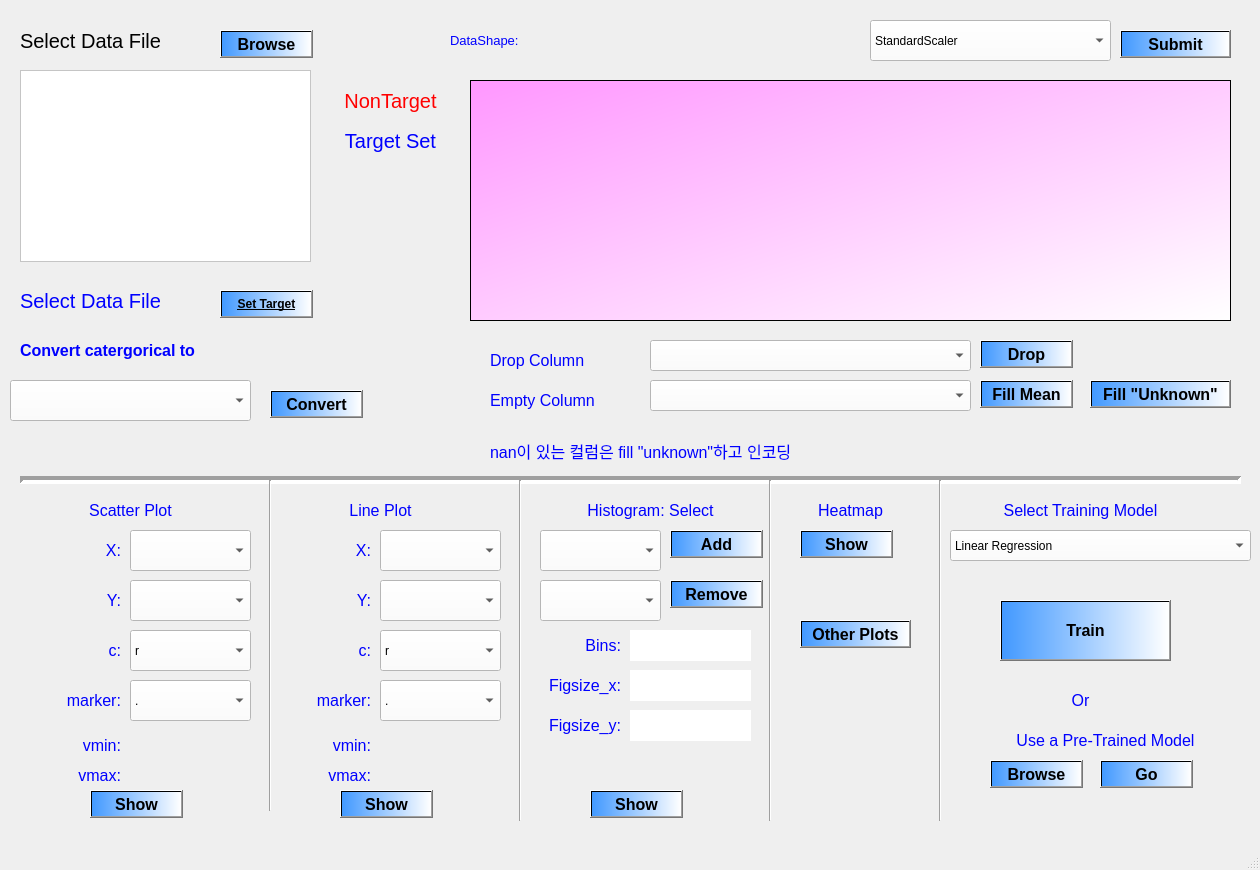
<?xml version="1.0" encoding="UTF-8"?>
<ui version="4.0">
 <class>MainWindow</class>
 <widget class="QMainWindow" name="MainWindow">
  <property name="geometry">
   <rect>
    <x>0</x>
    <y>0</y>
    <width>1260</width>
    <height>870</height>
   </rect>
  </property>
  <property name="windowTitle">
   <string>MainWindow</string>
  </property>
  <widget class="QWidget" name="centralwidget">
   <widget class="QLabel" name="label">
    <property name="geometry">
     <rect>
      <x>20</x>
      <y>20</y>
      <width>191</width>
      <height>41</height>
     </rect>
    </property>
    <property name="font">
     <font>
      <pointsize>15</pointsize>
     </font>
    </property>
    <property name="text">
     <string>Select Data File</string>
    </property>
   </widget>
   <widget class="QPushButton" name="Browse">
    <property name="geometry">
     <rect>
      <x>220</x>
      <y>30</y>
      <width>93</width>
      <height>28</height>
     </rect>
    </property>
    <property name="font">
     <font>
      <pointsize>12</pointsize>
      <weight>75</weight>
      <bold>true</bold>
      <underline>false</underline>
     </font>
    </property>
    <property name="styleSheet">
     <string notr="true">background-color: qlineargradient(spread:pad, x1:0, y1:0, x2:1, y2:0, stop:0 rgba(66, 153, 255, 255), stop:1 rgba(255, 255, 255, 255));</string>
    </property>
    <property name="text">
     <string>Browse</string>
    </property>
   </widget>
   <widget class="QListWidget" name="column_list">
    <property name="geometry">
     <rect>
      <x>20</x>
      <y>70</y>
      <width>291</width>
      <height>192</height>
     </rect>
    </property>
    <property name="styleSheet">
     <string notr="true">background-color: rgb(255, 255, 255);</string>
    </property>
   </widget>
   <widget class="QPushButton" name="Submit">
    <property name="geometry">
     <rect>
      <x>220</x>
      <y>290</y>
      <width>93</width>
      <height>28</height>
     </rect>
    </property>
    <property name="font">
     <font>
      <pointsize>9</pointsize>
      <weight>75</weight>
      <bold>true</bold>
      <underline>true</underline>
     </font>
    </property>
    <property name="styleSheet">
     <string notr="true">background-color: qlineargradient(spread:pad, x1:0, y1:0, x2:1, y2:0, stop:0 rgba(66, 153, 255, 255), stop:1 rgba(255, 255, 255, 255));</string>
    </property>
    <property name="text">
     <string>Set Target</string>
    </property>
   </widget>
   <widget class="QLabel" name="label_2">
    <property name="geometry">
     <rect>
      <x>20</x>
      <y>280</y>
      <width>191</width>
      <height>41</height>
     </rect>
    </property>
    <property name="font">
     <font>
      <pointsize>15</pointsize>
     </font>
    </property>
    <property name="styleSheet">
     <string notr="true">color: rgb(0, 0, 255);</string>
    </property>
    <property name="text">
     <string>Select Data File</string>
    </property>
   </widget>
   <widget class="QLabel" name="Nontarget_alarm">
    <property name="geometry">
     <rect>
      <x>310</x>
      <y>80</y>
      <width>161</width>
      <height>41</height>
     </rect>
    </property>
    <property name="font">
     <font>
      <pointsize>15</pointsize>
     </font>
    </property>
    <property name="styleSheet">
     <string notr="true">color: rgb(255, 0, 0);</string>
    </property>
    <property name="text">
     <string>NonTarget</string>
    </property>
    <property name="alignment">
     <set>Qt::AlignCenter</set>
    </property>
   </widget>
   <widget class="QLabel" name="target_col">
    <property name="geometry">
     <rect>
      <x>320</x>
      <y>160</y>
      <width>141</width>
      <height>41</height>
     </rect>
    </property>
    <property name="font">
     <font>
      <pointsize>15</pointsize>
     </font>
    </property>
    <property name="styleSheet">
     <string notr="true">color: rgb(0, 0, 255);</string>
    </property>
    <property name="text">
     <string/>
    </property>
    <property name="alignment">
     <set>Qt::AlignCenter</set>
    </property>
   </widget>
   <widget class="QTableView" name="tableView">
    <property name="geometry">
     <rect>
      <x>470</x>
      <y>80</y>
      <width>761</width>
      <height>241</height>
     </rect>
    </property>
    <property name="styleSheet">
     <string notr="true">background-color: qlineargradient(spread:pad, x1:0, y1:0, x2:1, y2:1, stop:0 rgba(255, 151, 255, 255), stop:1 rgba(255, 255, 255, 255));</string>
    </property>
   </widget>
   <widget class="QLabel" name="label_4">
    <property name="geometry">
     <rect>
      <x>450</x>
      <y>20</y>
      <width>141</width>
      <height>41</height>
     </rect>
    </property>
    <property name="font">
     <font>
      <pointsize>10</pointsize>
     </font>
    </property>
    <property name="styleSheet">
     <string notr="true">color: rgb(0, 0, 255);</string>
    </property>
    <property name="text">
     <string>DataShape:</string>
    </property>
   </widget>
   <widget class="QLabel" name="shape">
    <property name="geometry">
     <rect>
      <x>580</x>
      <y>20</y>
      <width>281</width>
      <height>41</height>
     </rect>
    </property>
    <property name="font">
     <font>
      <pointsize>10</pointsize>
     </font>
    </property>
    <property name="styleSheet">
     <string notr="true">color: rgb(0, 0, 255);</string>
    </property>
    <property name="text">
     <string/>
    </property>
   </widget>
   <widget class="QComboBox" name="scaler">
    <property name="geometry">
     <rect>
      <x>870</x>
      <y>20</y>
      <width>241</width>
      <height>41</height>
     </rect>
    </property>
    <property name="styleSheet">
     <string notr="true">background-color: rgb(255, 255, 255);</string>
    </property>
    <item>
     <property name="text">
      <string>StandardScaler</string>
     </property>
    </item>
    <item>
     <property name="text">
      <string>MimMaxScaler</string>
     </property>
    </item>
    <item>
     <property name="text">
      <string>PowerScaler</string>
     </property>
    </item>
   </widget>
   <widget class="QPushButton" name="scale_btn">
    <property name="geometry">
     <rect>
      <x>1120</x>
      <y>30</y>
      <width>111</width>
      <height>28</height>
     </rect>
    </property>
    <property name="font">
     <font>
      <pointsize>12</pointsize>
      <weight>75</weight>
      <bold>true</bold>
      <underline>false</underline>
     </font>
    </property>
    <property name="styleSheet">
     <string notr="true">background-color: qlineargradient(spread:pad, x1:0, y1:0, x2:1, y2:0, stop:0 rgba(66, 153, 255, 255), stop:1 rgba(255, 255, 255, 255));</string>
    </property>
    <property name="text">
     <string>Submit</string>
    </property>
   </widget>
   <widget class="QPushButton" name="convert_btn">
    <property name="geometry">
     <rect>
      <x>270</x>
      <y>390</y>
      <width>93</width>
      <height>28</height>
     </rect>
    </property>
    <property name="font">
     <font>
      <pointsize>12</pointsize>
      <weight>75</weight>
      <bold>true</bold>
      <underline>false</underline>
     </font>
    </property>
    <property name="styleSheet">
     <string notr="true">background-color: qlineargradient(spread:pad, x1:0, y1:0, x2:1, y2:0, stop:0 rgba(66, 153, 255, 255), stop:1 rgba(255, 255, 255, 255));</string>
    </property>
    <property name="text">
     <string>Convert</string>
    </property>
   </widget>
   <widget class="QComboBox" name="cat_column">
    <property name="geometry">
     <rect>
      <x>10</x>
      <y>380</y>
      <width>241</width>
      <height>41</height>
     </rect>
    </property>
    <property name="styleSheet">
     <string notr="true">background-color: rgb(255, 255, 255);</string>
    </property>
   </widget>
   <widget class="QLabel" name="label_5">
    <property name="geometry">
     <rect>
      <x>20</x>
      <y>330</y>
      <width>341</width>
      <height>41</height>
     </rect>
    </property>
    <property name="font">
     <font>
      <pointsize>12</pointsize>
      <weight>75</weight>
      <bold>true</bold>
     </font>
    </property>
    <property name="styleSheet">
     <string notr="true">color: rgb(0, 0, 255);</string>
    </property>
    <property name="text">
     <string>Convert catergorical to</string>
    </property>
   </widget>
   <widget class="QComboBox" name="drop_column">
    <property name="geometry">
     <rect>
      <x>650</x>
      <y>340</y>
      <width>321</width>
      <height>31</height>
     </rect>
    </property>
    <property name="styleSheet">
     <string notr="true">background-color: rgb(255, 255, 255);</string>
    </property>
   </widget>
   <widget class="QComboBox" name="empty_column">
    <property name="geometry">
     <rect>
      <x>650</x>
      <y>380</y>
      <width>321</width>
      <height>31</height>
     </rect>
    </property>
    <property name="styleSheet">
     <string notr="true">background-color: rgb(255, 255, 255);</string>
    </property>
   </widget>
   <widget class="QLabel" name="label_6">
    <property name="geometry">
     <rect>
      <x>490</x>
      <y>340</y>
      <width>121</width>
      <height>41</height>
     </rect>
    </property>
    <property name="font">
     <font>
      <pointsize>12</pointsize>
     </font>
    </property>
    <property name="styleSheet">
     <string notr="true">color: rgb(0, 0, 255);</string>
    </property>
    <property name="text">
     <string>Drop Column</string>
    </property>
   </widget>
   <widget class="QLabel" name="label_7">
    <property name="geometry">
     <rect>
      <x>490</x>
      <y>380</y>
      <width>131</width>
      <height>41</height>
     </rect>
    </property>
    <property name="font">
     <font>
      <pointsize>12</pointsize>
     </font>
    </property>
    <property name="styleSheet">
     <string notr="true">color: rgb(0, 0, 255);</string>
    </property>
    <property name="text">
     <string>Empty Column</string>
    </property>
   </widget>
   <widget class="QPushButton" name="drop_btn">
    <property name="geometry">
     <rect>
      <x>980</x>
      <y>340</y>
      <width>93</width>
      <height>28</height>
     </rect>
    </property>
    <property name="font">
     <font>
      <pointsize>12</pointsize>
      <weight>75</weight>
      <bold>true</bold>
      <underline>false</underline>
     </font>
    </property>
    <property name="styleSheet">
     <string notr="true">background-color: qlineargradient(spread:pad, x1:0, y1:0, x2:1, y2:0, stop:0 rgba(66, 153, 255, 255), stop:1 rgba(255, 255, 255, 255));</string>
    </property>
    <property name="text">
     <string>Drop</string>
    </property>
   </widget>
   <widget class="QPushButton" name="fillmean_btn">
    <property name="geometry">
     <rect>
      <x>980</x>
      <y>380</y>
      <width>93</width>
      <height>28</height>
     </rect>
    </property>
    <property name="font">
     <font>
      <pointsize>12</pointsize>
      <weight>75</weight>
      <bold>true</bold>
      <underline>false</underline>
     </font>
    </property>
    <property name="styleSheet">
     <string notr="true">background-color: qlineargradient(spread:pad, x1:0, y1:0, x2:1, y2:0, stop:0 rgba(66, 153, 255, 255), stop:1 rgba(255, 255, 255, 255));</string>
    </property>
    <property name="text">
     <string>Fill Mean</string>
    </property>
   </widget>
   <widget class="QPushButton" name="fillna_btn">
    <property name="geometry">
     <rect>
      <x>1090</x>
      <y>380</y>
      <width>141</width>
      <height>28</height>
     </rect>
    </property>
    <property name="font">
     <font>
      <pointsize>12</pointsize>
      <weight>75</weight>
      <bold>true</bold>
      <underline>false</underline>
     </font>
    </property>
    <property name="styleSheet">
     <string notr="true">background-color: qlineargradient(spread:pad, x1:0, y1:0, x2:1, y2:0, stop:0 rgba(66, 153, 255, 255), stop:1 rgba(255, 255, 255, 255));</string>
    </property>
    <property name="text">
     <string>Fill &quot;Unknown&quot;</string>
    </property>
   </widget>
   <widget class="QLabel" name="label_3">
    <property name="geometry">
     <rect>
      <x>310</x>
      <y>120</y>
      <width>161</width>
      <height>41</height>
     </rect>
    </property>
    <property name="font">
     <font>
      <pointsize>15</pointsize>
     </font>
    </property>
    <property name="styleSheet">
     <string notr="true">color: rgb(0, 0, 255);</string>
    </property>
    <property name="text">
     <string>Target Set</string>
    </property>
    <property name="alignment">
     <set>Qt::AlignCenter</set>
    </property>
   </widget>
   <widget class="QLabel" name="label_8">
    <property name="geometry">
     <rect>
      <x>490</x>
      <y>430</y>
      <width>471</width>
      <height>41</height>
     </rect>
    </property>
    <property name="font">
     <font>
      <pointsize>12</pointsize>
     </font>
    </property>
    <property name="styleSheet">
     <string notr="true">color: rgb(0, 0, 255);</string>
    </property>
    <property name="text">
     <string>nan이 있는 컬럼은 fill &quot;unknown&quot;하고 인코딩</string>
    </property>
   </widget>
   <widget class="Line" name="line">
    <property name="geometry">
     <rect>
      <x>20</x>
      <y>470</y>
      <width>1221</width>
      <height>20</height>
     </rect>
    </property>
    <property name="font">
     <font>
      <weight>50</weight>
      <bold>false</bold>
     </font>
    </property>
    <property name="lineWidth">
     <number>4</number>
    </property>
    <property name="orientation">
     <enum>Qt::Horizontal</enum>
    </property>
   </widget>
   <widget class="QComboBox" name="scatter_x">
    <property name="geometry">
     <rect>
      <x>130</x>
      <y>530</y>
      <width>121</width>
      <height>41</height>
     </rect>
    </property>
    <property name="styleSheet">
     <string notr="true">background-color: rgb(255, 255, 255);</string>
    </property>
   </widget>
   <widget class="QComboBox" name="scatter_y">
    <property name="geometry">
     <rect>
      <x>130</x>
      <y>580</y>
      <width>121</width>
      <height>41</height>
     </rect>
    </property>
    <property name="styleSheet">
     <string notr="true">background-color: rgb(255, 255, 255);</string>
    </property>
   </widget>
   <widget class="QComboBox" name="scatter_c">
    <property name="geometry">
     <rect>
      <x>130</x>
      <y>630</y>
      <width>121</width>
      <height>41</height>
     </rect>
    </property>
    <property name="styleSheet">
     <string notr="true">background-color: rgb(255, 255, 255);</string>
    </property>
    <item>
     <property name="text">
      <string>r</string>
     </property>
    </item>
    <item>
     <property name="text">
      <string>g</string>
     </property>
    </item>
    <item>
     <property name="text">
      <string>b</string>
     </property>
    </item>
    <item>
     <property name="text">
      <string>y</string>
     </property>
    </item>
    <item>
     <property name="text">
      <string>k</string>
     </property>
    </item>
   </widget>
   <widget class="QComboBox" name="scatter_marker">
    <property name="geometry">
     <rect>
      <x>130</x>
      <y>680</y>
      <width>121</width>
      <height>41</height>
     </rect>
    </property>
    <property name="styleSheet">
     <string notr="true">background-color: rgb(255, 255, 255);</string>
    </property>
    <item>
     <property name="text">
      <string>.</string>
     </property>
    </item>
    <item>
     <property name="text">
      <string>,</string>
     </property>
    </item>
    <item>
     <property name="text">
      <string>o</string>
     </property>
    </item>
    <item>
     <property name="text">
      <string>^</string>
     </property>
    </item>
    <item>
     <property name="text">
      <string>&lt;</string>
     </property>
    </item>
    <item>
     <property name="text">
      <string>&gt;</string>
     </property>
    </item>
    <item>
     <property name="text">
      <string>1</string>
     </property>
    </item>
    <item>
     <property name="text">
      <string>2</string>
     </property>
    </item>
    <item>
     <property name="text">
      <string>3</string>
     </property>
    </item>
    <item>
     <property name="text">
      <string>4</string>
     </property>
    </item>
    <item>
     <property name="text">
      <string>8</string>
     </property>
    </item>
   </widget>
   <widget class="QLabel" name="target_col_2">
    <property name="geometry">
     <rect>
      <x>130</x>
      <y>730</y>
      <width>121</width>
      <height>31</height>
     </rect>
    </property>
    <property name="font">
     <font>
      <pointsize>15</pointsize>
     </font>
    </property>
    <property name="styleSheet">
     <string notr="true">color: rgb(0, 0, 255);</string>
    </property>
    <property name="text">
     <string/>
    </property>
    <property name="alignment">
     <set>Qt::AlignCenter</set>
    </property>
   </widget>
   <widget class="QLabel" name="target_col_3">
    <property name="geometry">
     <rect>
      <x>130</x>
      <y>760</y>
      <width>121</width>
      <height>31</height>
     </rect>
    </property>
    <property name="font">
     <font>
      <pointsize>15</pointsize>
     </font>
    </property>
    <property name="styleSheet">
     <string notr="true">color: rgb(0, 0, 255);</string>
    </property>
    <property name="text">
     <string/>
    </property>
    <property name="alignment">
     <set>Qt::AlignCenter</set>
    </property>
   </widget>
   <widget class="QPushButton" name="scatterplot">
    <property name="geometry">
     <rect>
      <x>90</x>
      <y>790</y>
      <width>93</width>
      <height>28</height>
     </rect>
    </property>
    <property name="font">
     <font>
      <pointsize>12</pointsize>
      <weight>75</weight>
      <bold>true</bold>
      <underline>false</underline>
     </font>
    </property>
    <property name="styleSheet">
     <string notr="true">background-color: qlineargradient(spread:pad, x1:0, y1:0, x2:1, y2:0, stop:0 rgba(66, 153, 255, 255), stop:1 rgba(255, 255, 255, 255));</string>
    </property>
    <property name="text">
     <string>Show</string>
    </property>
   </widget>
   <widget class="QLabel" name="label_9">
    <property name="geometry">
     <rect>
      <x>70</x>
      <y>490</y>
      <width>121</width>
      <height>41</height>
     </rect>
    </property>
    <property name="font">
     <font>
      <pointsize>12</pointsize>
     </font>
    </property>
    <property name="styleSheet">
     <string notr="true">color: rgb(0, 0, 255);</string>
    </property>
    <property name="text">
     <string>Scatter Plot</string>
    </property>
    <property name="alignment">
     <set>Qt::AlignCenter</set>
    </property>
   </widget>
   <widget class="QLabel" name="label_10">
    <property name="geometry">
     <rect>
      <x>40</x>
      <y>530</y>
      <width>81</width>
      <height>41</height>
     </rect>
    </property>
    <property name="font">
     <font>
      <pointsize>12</pointsize>
     </font>
    </property>
    <property name="styleSheet">
     <string notr="true">color: rgb(0, 0, 255);</string>
    </property>
    <property name="text">
     <string>X:</string>
    </property>
    <property name="alignment">
     <set>Qt::AlignRight|Qt::AlignTrailing|Qt::AlignVCenter</set>
    </property>
   </widget>
   <widget class="QLabel" name="label_11">
    <property name="geometry">
     <rect>
      <x>40</x>
      <y>580</y>
      <width>81</width>
      <height>41</height>
     </rect>
    </property>
    <property name="font">
     <font>
      <pointsize>12</pointsize>
     </font>
    </property>
    <property name="styleSheet">
     <string notr="true">color: rgb(0, 0, 255);</string>
    </property>
    <property name="text">
     <string>Y:</string>
    </property>
    <property name="alignment">
     <set>Qt::AlignRight|Qt::AlignTrailing|Qt::AlignVCenter</set>
    </property>
   </widget>
   <widget class="QLabel" name="label_12">
    <property name="geometry">
     <rect>
      <x>40</x>
      <y>630</y>
      <width>81</width>
      <height>41</height>
     </rect>
    </property>
    <property name="font">
     <font>
      <pointsize>12</pointsize>
     </font>
    </property>
    <property name="styleSheet">
     <string notr="true">color: rgb(0, 0, 255);</string>
    </property>
    <property name="text">
     <string>c:</string>
    </property>
    <property name="alignment">
     <set>Qt::AlignRight|Qt::AlignTrailing|Qt::AlignVCenter</set>
    </property>
   </widget>
   <widget class="QLabel" name="label_13">
    <property name="geometry">
     <rect>
      <x>40</x>
      <y>680</y>
      <width>81</width>
      <height>41</height>
     </rect>
    </property>
    <property name="font">
     <font>
      <pointsize>12</pointsize>
     </font>
    </property>
    <property name="styleSheet">
     <string notr="true">color: rgb(0, 0, 255);</string>
    </property>
    <property name="text">
     <string>marker:</string>
    </property>
    <property name="alignment">
     <set>Qt::AlignRight|Qt::AlignTrailing|Qt::AlignVCenter</set>
    </property>
   </widget>
   <widget class="QLabel" name="label_14">
    <property name="geometry">
     <rect>
      <x>40</x>
      <y>730</y>
      <width>81</width>
      <height>31</height>
     </rect>
    </property>
    <property name="font">
     <font>
      <pointsize>12</pointsize>
     </font>
    </property>
    <property name="styleSheet">
     <string notr="true">color: rgb(0, 0, 255);</string>
    </property>
    <property name="text">
     <string>vmin:</string>
    </property>
    <property name="alignment">
     <set>Qt::AlignRight|Qt::AlignTrailing|Qt::AlignVCenter</set>
    </property>
   </widget>
   <widget class="QLabel" name="label_15">
    <property name="geometry">
     <rect>
      <x>40</x>
      <y>760</y>
      <width>81</width>
      <height>31</height>
     </rect>
    </property>
    <property name="font">
     <font>
      <pointsize>12</pointsize>
     </font>
    </property>
    <property name="styleSheet">
     <string notr="true">color: rgb(0, 0, 255);</string>
    </property>
    <property name="text">
     <string>vmax:</string>
    </property>
    <property name="alignment">
     <set>Qt::AlignRight|Qt::AlignTrailing|Qt::AlignVCenter</set>
    </property>
   </widget>
   <widget class="Line" name="line_2">
    <property name="geometry">
     <rect>
      <x>260</x>
      <y>480</y>
      <width>20</width>
      <height>331</height>
     </rect>
    </property>
    <property name="orientation">
     <enum>Qt::Vertical</enum>
    </property>
   </widget>
   <widget class="Line" name="line_3">
    <property name="geometry">
     <rect>
      <x>510</x>
      <y>480</y>
      <width>20</width>
      <height>341</height>
     </rect>
    </property>
    <property name="orientation">
     <enum>Qt::Vertical</enum>
    </property>
   </widget>
   <widget class="QLabel" name="label_16">
    <property name="geometry">
     <rect>
      <x>290</x>
      <y>680</y>
      <width>81</width>
      <height>41</height>
     </rect>
    </property>
    <property name="font">
     <font>
      <pointsize>12</pointsize>
     </font>
    </property>
    <property name="styleSheet">
     <string notr="true">color: rgb(0, 0, 255);</string>
    </property>
    <property name="text">
     <string>marker:</string>
    </property>
    <property name="alignment">
     <set>Qt::AlignRight|Qt::AlignTrailing|Qt::AlignVCenter</set>
    </property>
   </widget>
   <widget class="QLabel" name="target_col_4">
    <property name="geometry">
     <rect>
      <x>380</x>
      <y>730</y>
      <width>121</width>
      <height>31</height>
     </rect>
    </property>
    <property name="font">
     <font>
      <pointsize>15</pointsize>
     </font>
    </property>
    <property name="styleSheet">
     <string notr="true">color: rgb(0, 0, 255);</string>
    </property>
    <property name="text">
     <string/>
    </property>
    <property name="alignment">
     <set>Qt::AlignCenter</set>
    </property>
   </widget>
   <widget class="QLabel" name="label_17">
    <property name="geometry">
     <rect>
      <x>290</x>
      <y>730</y>
      <width>81</width>
      <height>31</height>
     </rect>
    </property>
    <property name="font">
     <font>
      <pointsize>12</pointsize>
     </font>
    </property>
    <property name="styleSheet">
     <string notr="true">color: rgb(0, 0, 255);</string>
    </property>
    <property name="text">
     <string>vmin:</string>
    </property>
    <property name="alignment">
     <set>Qt::AlignRight|Qt::AlignTrailing|Qt::AlignVCenter</set>
    </property>
   </widget>
   <widget class="QLabel" name="label_18">
    <property name="geometry">
     <rect>
      <x>320</x>
      <y>490</y>
      <width>121</width>
      <height>41</height>
     </rect>
    </property>
    <property name="font">
     <font>
      <pointsize>12</pointsize>
     </font>
    </property>
    <property name="styleSheet">
     <string notr="true">color: rgb(0, 0, 255);</string>
    </property>
    <property name="text">
     <string>Line Plot</string>
    </property>
    <property name="alignment">
     <set>Qt::AlignCenter</set>
    </property>
   </widget>
   <widget class="QComboBox" name="plot_x">
    <property name="geometry">
     <rect>
      <x>380</x>
      <y>530</y>
      <width>121</width>
      <height>41</height>
     </rect>
    </property>
    <property name="styleSheet">
     <string notr="true">background-color: rgb(255, 255, 255);</string>
    </property>
   </widget>
   <widget class="QLabel" name="target_col_5">
    <property name="geometry">
     <rect>
      <x>380</x>
      <y>760</y>
      <width>121</width>
      <height>31</height>
     </rect>
    </property>
    <property name="font">
     <font>
      <pointsize>15</pointsize>
     </font>
    </property>
    <property name="styleSheet">
     <string notr="true">color: rgb(0, 0, 255);</string>
    </property>
    <property name="text">
     <string/>
    </property>
    <property name="alignment">
     <set>Qt::AlignCenter</set>
    </property>
   </widget>
   <widget class="QPushButton" name="lineplot">
    <property name="geometry">
     <rect>
      <x>340</x>
      <y>790</y>
      <width>93</width>
      <height>28</height>
     </rect>
    </property>
    <property name="font">
     <font>
      <pointsize>12</pointsize>
      <weight>75</weight>
      <bold>true</bold>
      <underline>false</underline>
     </font>
    </property>
    <property name="styleSheet">
     <string notr="true">background-color: qlineargradient(spread:pad, x1:0, y1:0, x2:1, y2:0, stop:0 rgba(66, 153, 255, 255), stop:1 rgba(255, 255, 255, 255));</string>
    </property>
    <property name="text">
     <string>Show</string>
    </property>
   </widget>
   <widget class="QLabel" name="label_19">
    <property name="geometry">
     <rect>
      <x>290</x>
      <y>530</y>
      <width>81</width>
      <height>41</height>
     </rect>
    </property>
    <property name="font">
     <font>
      <pointsize>12</pointsize>
     </font>
    </property>
    <property name="styleSheet">
     <string notr="true">color: rgb(0, 0, 255);</string>
    </property>
    <property name="text">
     <string>X:</string>
    </property>
    <property name="alignment">
     <set>Qt::AlignRight|Qt::AlignTrailing|Qt::AlignVCenter</set>
    </property>
   </widget>
   <widget class="QLabel" name="label_20">
    <property name="geometry">
     <rect>
      <x>290</x>
      <y>630</y>
      <width>81</width>
      <height>41</height>
     </rect>
    </property>
    <property name="font">
     <font>
      <pointsize>12</pointsize>
     </font>
    </property>
    <property name="styleSheet">
     <string notr="true">color: rgb(0, 0, 255);</string>
    </property>
    <property name="text">
     <string>c:</string>
    </property>
    <property name="alignment">
     <set>Qt::AlignRight|Qt::AlignTrailing|Qt::AlignVCenter</set>
    </property>
   </widget>
   <widget class="QLabel" name="label_21">
    <property name="geometry">
     <rect>
      <x>290</x>
      <y>760</y>
      <width>81</width>
      <height>31</height>
     </rect>
    </property>
    <property name="font">
     <font>
      <pointsize>12</pointsize>
     </font>
    </property>
    <property name="styleSheet">
     <string notr="true">color: rgb(0, 0, 255);</string>
    </property>
    <property name="text">
     <string>vmax:</string>
    </property>
    <property name="alignment">
     <set>Qt::AlignRight|Qt::AlignTrailing|Qt::AlignVCenter</set>
    </property>
   </widget>
   <widget class="QComboBox" name="plot_c">
    <property name="geometry">
     <rect>
      <x>380</x>
      <y>630</y>
      <width>121</width>
      <height>41</height>
     </rect>
    </property>
    <property name="styleSheet">
     <string notr="true">background-color: rgb(255, 255, 255);</string>
    </property>
    <item>
     <property name="text">
      <string>r</string>
     </property>
    </item>
    <item>
     <property name="text">
      <string>g</string>
     </property>
    </item>
    <item>
     <property name="text">
      <string>b</string>
     </property>
    </item>
   </widget>
   <widget class="QComboBox" name="plot_y">
    <property name="geometry">
     <rect>
      <x>380</x>
      <y>580</y>
      <width>121</width>
      <height>41</height>
     </rect>
    </property>
    <property name="styleSheet">
     <string notr="true">background-color: rgb(255, 255, 255);</string>
    </property>
   </widget>
   <widget class="QLabel" name="label_22">
    <property name="geometry">
     <rect>
      <x>290</x>
      <y>580</y>
      <width>81</width>
      <height>41</height>
     </rect>
    </property>
    <property name="font">
     <font>
      <pointsize>12</pointsize>
     </font>
    </property>
    <property name="styleSheet">
     <string notr="true">color: rgb(0, 0, 255);</string>
    </property>
    <property name="text">
     <string>Y:</string>
    </property>
    <property name="alignment">
     <set>Qt::AlignRight|Qt::AlignTrailing|Qt::AlignVCenter</set>
    </property>
   </widget>
   <widget class="Line" name="line_4">
    <property name="geometry">
     <rect>
      <x>760</x>
      <y>480</y>
      <width>20</width>
      <height>341</height>
     </rect>
    </property>
    <property name="orientation">
     <enum>Qt::Vertical</enum>
    </property>
   </widget>
   <widget class="QLabel" name="target_col_6">
    <property name="geometry">
     <rect>
      <x>630</x>
      <y>730</y>
      <width>121</width>
      <height>31</height>
     </rect>
    </property>
    <property name="font">
     <font>
      <pointsize>15</pointsize>
     </font>
    </property>
    <property name="styleSheet">
     <string notr="true">color: rgb(0, 0, 255);</string>
    </property>
    <property name="text">
     <string/>
    </property>
    <property name="alignment">
     <set>Qt::AlignCenter</set>
    </property>
   </widget>
   <widget class="QLabel" name="label_25">
    <property name="geometry">
     <rect>
      <x>540</x>
      <y>490</y>
      <width>221</width>
      <height>41</height>
     </rect>
    </property>
    <property name="font">
     <font>
      <pointsize>12</pointsize>
     </font>
    </property>
    <property name="styleSheet">
     <string notr="true">color: rgb(0, 0, 255);</string>
    </property>
    <property name="text">
     <string>Histogram: Select</string>
    </property>
    <property name="alignment">
     <set>Qt::AlignCenter</set>
    </property>
   </widget>
   <widget class="QComboBox" name="hist_column">
    <property name="geometry">
     <rect>
      <x>540</x>
      <y>530</y>
      <width>121</width>
      <height>41</height>
     </rect>
    </property>
    <property name="styleSheet">
     <string notr="true">background-color: rgb(255, 255, 255);</string>
    </property>
   </widget>
   <widget class="QLabel" name="target_col_7">
    <property name="geometry">
     <rect>
      <x>630</x>
      <y>760</y>
      <width>121</width>
      <height>31</height>
     </rect>
    </property>
    <property name="font">
     <font>
      <pointsize>15</pointsize>
     </font>
    </property>
    <property name="styleSheet">
     <string notr="true">color: rgb(0, 0, 255);</string>
    </property>
    <property name="text">
     <string/>
    </property>
    <property name="alignment">
     <set>Qt::AlignCenter</set>
    </property>
   </widget>
   <widget class="QPushButton" name="histogram">
    <property name="geometry">
     <rect>
      <x>590</x>
      <y>790</y>
      <width>93</width>
      <height>28</height>
     </rect>
    </property>
    <property name="font">
     <font>
      <pointsize>12</pointsize>
      <weight>75</weight>
      <bold>true</bold>
      <underline>false</underline>
     </font>
    </property>
    <property name="styleSheet">
     <string notr="true">background-color: qlineargradient(spread:pad, x1:0, y1:0, x2:1, y2:0, stop:0 rgba(66, 153, 255, 255), stop:1 rgba(255, 255, 255, 255));</string>
    </property>
    <property name="text">
     <string>Show</string>
    </property>
   </widget>
   <widget class="QLabel" name="label_26">
    <property name="geometry">
     <rect>
      <x>810</x>
      <y>490</y>
      <width>81</width>
      <height>41</height>
     </rect>
    </property>
    <property name="font">
     <font>
      <pointsize>12</pointsize>
     </font>
    </property>
    <property name="styleSheet">
     <string notr="true">color: rgb(0, 0, 255);</string>
    </property>
    <property name="text">
     <string>Heatmap</string>
    </property>
    <property name="alignment">
     <set>Qt::AlignCenter</set>
    </property>
   </widget>
   <widget class="QLabel" name="label_27">
    <property name="geometry">
     <rect>
      <x>540</x>
      <y>630</y>
      <width>81</width>
      <height>31</height>
     </rect>
    </property>
    <property name="font">
     <font>
      <pointsize>12</pointsize>
     </font>
    </property>
    <property name="styleSheet">
     <string notr="true">color: rgb(0, 0, 255);</string>
    </property>
    <property name="text">
     <string>Bins:</string>
    </property>
    <property name="alignment">
     <set>Qt::AlignRight|Qt::AlignTrailing|Qt::AlignVCenter</set>
    </property>
   </widget>
   <widget class="QComboBox" name="hist_column_add">
    <property name="geometry">
     <rect>
      <x>540</x>
      <y>580</y>
      <width>121</width>
      <height>41</height>
     </rect>
    </property>
    <property name="styleSheet">
     <string notr="true">background-color: rgb(255, 255, 255);</string>
    </property>
   </widget>
   <widget class="QLabel" name="label_29">
    <property name="geometry">
     <rect>
      <x>970</x>
      <y>490</y>
      <width>221</width>
      <height>41</height>
     </rect>
    </property>
    <property name="font">
     <font>
      <pointsize>12</pointsize>
     </font>
    </property>
    <property name="styleSheet">
     <string notr="true">color: rgb(0, 0, 255);</string>
    </property>
    <property name="text">
     <string>Select Training Model</string>
    </property>
    <property name="alignment">
     <set>Qt::AlignCenter</set>
    </property>
   </widget>
   <widget class="QPushButton" name="hist_add_btn">
    <property name="geometry">
     <rect>
      <x>670</x>
      <y>530</y>
      <width>93</width>
      <height>28</height>
     </rect>
    </property>
    <property name="font">
     <font>
      <pointsize>12</pointsize>
      <weight>75</weight>
      <bold>true</bold>
      <underline>false</underline>
     </font>
    </property>
    <property name="styleSheet">
     <string notr="true">background-color: qlineargradient(spread:pad, x1:0, y1:0, x2:1, y2:0, stop:0 rgba(66, 153, 255, 255), stop:1 rgba(255, 255, 255, 255));</string>
    </property>
    <property name="text">
     <string>Add</string>
    </property>
   </widget>
   <widget class="QPushButton" name="hist_remove_btn">
    <property name="geometry">
     <rect>
      <x>670</x>
      <y>580</y>
      <width>93</width>
      <height>28</height>
     </rect>
    </property>
    <property name="font">
     <font>
      <pointsize>12</pointsize>
      <weight>75</weight>
      <bold>true</bold>
      <underline>false</underline>
     </font>
    </property>
    <property name="styleSheet">
     <string notr="true">background-color: qlineargradient(spread:pad, x1:0, y1:0, x2:1, y2:0, stop:0 rgba(66, 153, 255, 255), stop:1 rgba(255, 255, 255, 255));</string>
    </property>
    <property name="text">
     <string>Remove</string>
    </property>
   </widget>
   <widget class="QLabel" name="label_28">
    <property name="geometry">
     <rect>
      <x>530</x>
      <y>670</y>
      <width>91</width>
      <height>31</height>
     </rect>
    </property>
    <property name="font">
     <font>
      <pointsize>12</pointsize>
     </font>
    </property>
    <property name="styleSheet">
     <string notr="true">color: rgb(0, 0, 255);</string>
    </property>
    <property name="text">
     <string>Figsize_x:</string>
    </property>
    <property name="alignment">
     <set>Qt::AlignRight|Qt::AlignTrailing|Qt::AlignVCenter</set>
    </property>
   </widget>
   <widget class="QLabel" name="label_30">
    <property name="geometry">
     <rect>
      <x>530</x>
      <y>710</y>
      <width>91</width>
      <height>31</height>
     </rect>
    </property>
    <property name="font">
     <font>
      <pointsize>12</pointsize>
     </font>
    </property>
    <property name="styleSheet">
     <string notr="true">color: rgb(0, 0, 255);</string>
    </property>
    <property name="text">
     <string>Figsize_y:</string>
    </property>
    <property name="alignment">
     <set>Qt::AlignRight|Qt::AlignTrailing|Qt::AlignVCenter</set>
    </property>
   </widget>
   <widget class="QPushButton" name="convert_btn_7">
    <property name="geometry">
     <rect>
      <x>800</x>
      <y>530</y>
      <width>93</width>
      <height>28</height>
     </rect>
    </property>
    <property name="font">
     <font>
      <pointsize>12</pointsize>
      <weight>75</weight>
      <bold>true</bold>
      <underline>false</underline>
     </font>
    </property>
    <property name="styleSheet">
     <string notr="true">background-color: qlineargradient(spread:pad, x1:0, y1:0, x2:1, y2:0, stop:0 rgba(66, 153, 255, 255), stop:1 rgba(255, 255, 255, 255));</string>
    </property>
    <property name="text">
     <string>Show</string>
    </property>
   </widget>
   <widget class="QPushButton" name="convert_btn_8">
    <property name="geometry">
     <rect>
      <x>800</x>
      <y>620</y>
      <width>111</width>
      <height>28</height>
     </rect>
    </property>
    <property name="font">
     <font>
      <pointsize>12</pointsize>
      <weight>75</weight>
      <bold>true</bold>
      <underline>false</underline>
     </font>
    </property>
    <property name="styleSheet">
     <string notr="true">background-color: qlineargradient(spread:pad, x1:0, y1:0, x2:1, y2:0, stop:0 rgba(66, 153, 255, 255), stop:1 rgba(255, 255, 255, 255));</string>
    </property>
    <property name="text">
     <string>Other Plots</string>
    </property>
   </widget>
   <widget class="Line" name="line_5">
    <property name="geometry">
     <rect>
      <x>930</x>
      <y>480</y>
      <width>20</width>
      <height>341</height>
     </rect>
    </property>
    <property name="orientation">
     <enum>Qt::Vertical</enum>
    </property>
   </widget>
   <widget class="QComboBox" name="model_select">
    <property name="geometry">
     <rect>
      <x>950</x>
      <y>530</y>
      <width>301</width>
      <height>31</height>
     </rect>
    </property>
    <property name="styleSheet">
     <string notr="true">background-color: rgb(255, 255, 255);</string>
    </property>
    <item>
     <property name="text">
      <string>Linear Regression</string>
     </property>
    </item>
    <item>
     <property name="text">
      <string>SVM</string>
     </property>
    </item>
    <item>
     <property name="text">
      <string>Logistic Regression</string>
     </property>
    </item>
    <item>
     <property name="text">
      <string>Random Forest</string>
     </property>
    </item>
    <item>
     <property name="text">
      <string>Muti Layer Perceptron</string>
     </property>
    </item>
   </widget>
   <widget class="QPushButton" name="train">
    <property name="geometry">
     <rect>
      <x>1000</x>
      <y>600</y>
      <width>171</width>
      <height>61</height>
     </rect>
    </property>
    <property name="font">
     <font>
      <pointsize>12</pointsize>
      <weight>75</weight>
      <bold>true</bold>
      <underline>false</underline>
     </font>
    </property>
    <property name="styleSheet">
     <string notr="true">background-color: qlineargradient(spread:pad, x1:0, y1:0, x2:1, y2:0, stop:0 rgba(66, 153, 255, 255), stop:1 rgba(255, 255, 255, 255));</string>
    </property>
    <property name="text">
     <string>Train</string>
    </property>
   </widget>
   <widget class="QLabel" name="label_31">
    <property name="geometry">
     <rect>
      <x>1040</x>
      <y>680</y>
      <width>81</width>
      <height>41</height>
     </rect>
    </property>
    <property name="font">
     <font>
      <pointsize>12</pointsize>
     </font>
    </property>
    <property name="styleSheet">
     <string notr="true">color: rgb(0, 0, 255);</string>
    </property>
    <property name="text">
     <string>Or</string>
    </property>
    <property name="alignment">
     <set>Qt::AlignCenter</set>
    </property>
   </widget>
   <widget class="QLabel" name="label_32">
    <property name="geometry">
     <rect>
      <x>980</x>
      <y>720</y>
      <width>251</width>
      <height>41</height>
     </rect>
    </property>
    <property name="font">
     <font>
      <pointsize>12</pointsize>
     </font>
    </property>
    <property name="styleSheet">
     <string notr="true">color: rgb(0, 0, 255);</string>
    </property>
    <property name="text">
     <string>Use a Pre-Trained Model</string>
    </property>
    <property name="alignment">
     <set>Qt::AlignCenter</set>
    </property>
   </widget>
   <widget class="QPushButton" name="pre_trained">
    <property name="geometry">
     <rect>
      <x>990</x>
      <y>760</y>
      <width>93</width>
      <height>28</height>
     </rect>
    </property>
    <property name="font">
     <font>
      <pointsize>12</pointsize>
      <weight>75</weight>
      <bold>true</bold>
      <underline>false</underline>
     </font>
    </property>
    <property name="styleSheet">
     <string notr="true">background-color: qlineargradient(spread:pad, x1:0, y1:0, x2:1, y2:0, stop:0 rgba(66, 153, 255, 255), stop:1 rgba(255, 255, 255, 255));</string>
    </property>
    <property name="text">
     <string>Browse</string>
    </property>
   </widget>
   <widget class="QPushButton" name="go_pre_trained">
    <property name="geometry">
     <rect>
      <x>1100</x>
      <y>760</y>
      <width>93</width>
      <height>28</height>
     </rect>
    </property>
    <property name="font">
     <font>
      <pointsize>12</pointsize>
      <weight>75</weight>
      <bold>true</bold>
      <underline>false</underline>
     </font>
    </property>
    <property name="styleSheet">
     <string notr="true">background-color: qlineargradient(spread:pad, x1:0, y1:0, x2:1, y2:0, stop:0 rgba(66, 153, 255, 255), stop:1 rgba(255, 255, 255, 255));</string>
    </property>
    <property name="text">
     <string>Go</string>
    </property>
   </widget>
   <widget class="QComboBox" name="plot_marker">
    <property name="geometry">
     <rect>
      <x>380</x>
      <y>680</y>
      <width>121</width>
      <height>41</height>
     </rect>
    </property>
    <property name="styleSheet">
     <string notr="true">background-color: rgb(255, 255, 255);</string>
    </property>
    <item>
     <property name="text">
      <string>.</string>
     </property>
    </item>
    <item>
     <property name="text">
      <string>,</string>
     </property>
    </item>
    <item>
     <property name="text">
      <string>o</string>
     </property>
    </item>
    <item>
     <property name="text">
      <string>^</string>
     </property>
    </item>
    <item>
     <property name="text">
      <string>&lt;</string>
     </property>
    </item>
    <item>
     <property name="text">
      <string>&gt;</string>
     </property>
    </item>
    <item>
     <property name="text">
      <string>1</string>
     </property>
    </item>
    <item>
     <property name="text">
      <string>2</string>
     </property>
    </item>
    <item>
     <property name="text">
      <string>3</string>
     </property>
    </item>
    <item>
     <property name="text">
      <string>4</string>
     </property>
    </item>
    <item>
     <property name="text">
      <string>8</string>
     </property>
    </item>
   </widget>
   <widget class="QLabel" name="target_col_8">
    <property name="geometry">
     <rect>
      <x>630</x>
      <y>630</y>
      <width>121</width>
      <height>31</height>
     </rect>
    </property>
    <property name="font">
     <font>
      <pointsize>15</pointsize>
     </font>
    </property>
    <property name="styleSheet">
     <string notr="true">background-color: rgb(255, 255, 255);</string>
    </property>
    <property name="text">
     <string/>
    </property>
    <property name="alignment">
     <set>Qt::AlignCenter</set>
    </property>
   </widget>
   <widget class="QLabel" name="target_col_9">
    <property name="geometry">
     <rect>
      <x>630</x>
      <y>670</y>
      <width>121</width>
      <height>31</height>
     </rect>
    </property>
    <property name="font">
     <font>
      <pointsize>15</pointsize>
     </font>
    </property>
    <property name="styleSheet">
     <string notr="true">background-color: rgb(255, 255, 255);</string>
    </property>
    <property name="text">
     <string/>
    </property>
    <property name="alignment">
     <set>Qt::AlignCenter</set>
    </property>
   </widget>
   <widget class="QLabel" name="target_col_10">
    <property name="geometry">
     <rect>
      <x>630</x>
      <y>710</y>
      <width>121</width>
      <height>31</height>
     </rect>
    </property>
    <property name="font">
     <font>
      <pointsize>15</pointsize>
     </font>
    </property>
    <property name="styleSheet">
     <string notr="true">background-color: rgb(255, 255, 255);</string>
    </property>
    <property name="text">
     <string/>
    </property>
    <property name="alignment">
     <set>Qt::AlignCenter</set>
    </property>
   </widget>
  </widget>
  <widget class="QMenuBar" name="menubar">
   <property name="geometry">
    <rect>
     <x>0</x>
     <y>0</y>
     <width>1260</width>
     <height>26</height>
    </rect>
   </property>
  </widget>
  <widget class="QStatusBar" name="statusbar"/>
 </widget>
 <resources/>
 <connections/>
</ui>
